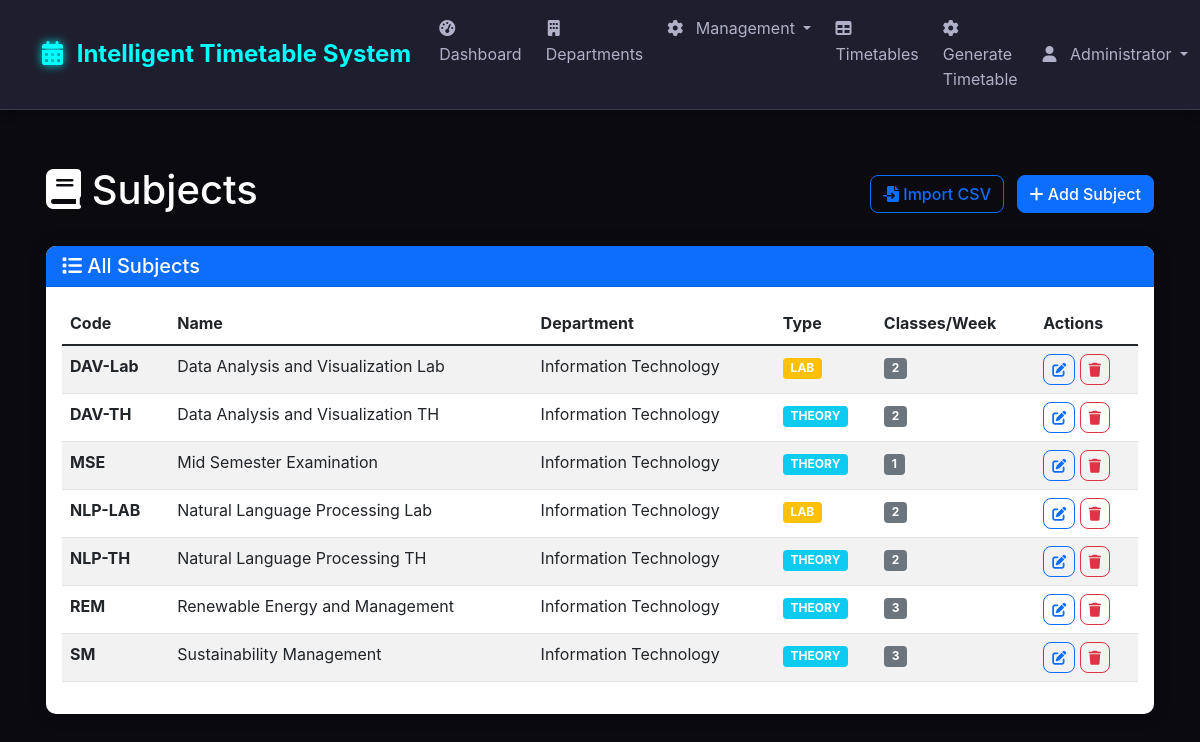
/subjects (signed in), run on the app's committed database.
### tables this page shows
CREATE TABLE subjects (
            id INTEGER PRIMARY KEY AUTOINCREMENT,
            name TEXT NOT NULL,
            code TEXT UNIQUE NOT NULL,
            department_id INTEGER,
            subject_type TEXT DEFAULT 'THEORY',
            classes_per_week INTEGER DEFAULT 3,
            created_at DATETIME DEFAULT CURRENT_TIMESTAMP,
            FOREIGN KEY (department_id) REFERENCES departments (id)
        );

CREATE TABLE departments (
            id INTEGER PRIMARY KEY AUTOINCREMENT,
            name TEXT NOT NULL,
            code TEXT UNIQUE NOT NULL,
            created_at DATETIME DEFAULT CURRENT_TIMESTAMP
        );

### app.py (the view)
@app.route('/subjects')
@login_required
def subjects():
    conn = sqlite3.connect('timetable.db')
    conn.row_factory = sqlite3.Row
    cursor = conn.cursor()
    cursor.execute('''
        SELECT s.*, d.name as department_name
        FROM subjects s
        LEFT JOIN departments d ON s.department_id = d.id
        ORDER BY s.name
    ''')
    subjects = cursor.fetchall()
    cursor.execute('SELECT * FROM departments ORDER BY name')
    departments = cursor.fetchall()
    conn.close()
    return render_template('subjects.html', subjects=subjects, departments=departments)

### app.py (called while the page is built)
def login_required(f):
    @wraps(f)
    def decorated_function(*args, **kwargs):
        if 'user_id' not in session:
            flash('Please log in to access this page.', 'error')
            return redirect(url_for('login'))
        return f(*args, **kwargs)
    return decorated_function

@app.context_processor
def utility_processor():
    return dict(get_faculty_subjects=get_faculty_subjects)

### templates/subjects.html (shortened to what this page needs)
{% extends "base.html" %}
{% block content %}
<div class="d-flex justify-content-between align-items-center mb-4">
    <h1><i class="fas fa-book"></i> Subjects</h1>
    {% if session.role == 'admin' %}
    <div>
        <a href="{{ url_for('upload_csv') }}" class="btn btn-outline-primary me-2">
            <i class="fas fa-file-import"></i> Import CSV
        </a>
        <button class="btn btn-primary" data-bs-toggle="modal" data-bs-target="#addSubjectModal">
            <i class="fas fa-plus"></i> Add Subject
        </button>
    </div>
    {% endif %}
</div>
<div class="card">
    <div class="card-header bg-primary text-white">
        <h5 class="mb-0"><i class="fas fa-list"></i> All Subjects</h5>
    </div>
    <div class="card-body">
        {% if subjects %}
        <div class="table-responsive">
            <table class="table table-striped table-hover">
                <thead>
                    <tr>
                        <th>Code</th>
                        <th>Name</th>
                        <th>Department</th>
                        <th>Type</th>
                        <th>Classes/Week</th>
                        {% if session.role == 'admin' %}
                        <th>Actions</th>
                        {% endif %}
                    </tr>
                </thead>
                <tbody>
                    {% for subject in subjects %}
                    <tr>
                        <td class="fw-bold">{{ subject.code }}</td>
                        <td>{{ subject.name }}</td>
                        <td>{{ subject.department_name or 'N/A' }}</td>
                        <td>
                            <span class="badge bg-{{ 'info' if subject.subject_type == 'THEORY' else 'warning' }}">
                                {{ subject.subject_type }}
                            </span>
                        </td>
                        <td>
                            <span class="badge bg-secondary">{{ subject.classes_per_week }}</span>
                        </td>
                        {% if session.role == 'admin' %}
                        <td>
                            <button class="btn btn-sm btn-outline-primary" data-bs-toggle="modal"
                                    data-bs-target="#editSubjectModal"
                                    data-id="{{ subject.id }}"
                                    data-name="{{ subject.name }}"
                                    data-code="{{ subject.code }}"
                                    data-dept="{{ subject.department_id }}"
                                    data-type="{{ subject.subject_type }}"
                                    data-classes="{{ subject.classes_per_week }}">
                                <i class="fas fa-edit"></i>
                            </button>
                            <button class="btn btn-sm btn-outline-danger" data-bs-toggle="modal"
                                    data-bs-target="#deleteSubjectModal"
                                    data-id="{{ subject.id }}"
                                    data-name="{{ subject.name }}">
                                <i class="fas fa-trash"></i>
                            </button>
                        </td>
                        {% endif %}
                    </tr>
                    {% endfor %}
                </tbody>
            </table>
        </div>
        {% else %}
        <div class="alert alert-info">
            <i class="fas fa-info-circle"></i> No subjects found. Add some subjects to get started.
        </div>
        {% endif %}
    </div>
</div>
{% endblock %}

### templates/base.html (shortened to what this page needs)
<!DOCTYPE html>
<html lang="en">
<head>
    <link href="https://cdn.jsdelivr.net/npm/bootstrap@5.1.3/dist/css/bootstrap.min.css" rel="stylesheet">
    <link href="https://cdnjs.cloudflare.com/ajax/libs/font-awesome/6.0.0/css/all.min.css" rel="stylesheet">
    <link href="{{ url_for('static', filename='css/style.css') }}" rel="stylesheet">
</head>
<body>
    <nav class="navbar navbar-expand-lg navbar-dark">
        <div class="container">
            <a class="navbar-brand" href="{{ url_for('dashboard') }}">
                <i class="fas fa-calendar-alt me-2"></i>
                Intelligent Timetable System
            </a>
            {% if session.user_id %}
            <div class="collapse navbar-collapse" id="navbarNav">
                <ul class="navbar-nav me-auto">
                    <li class="nav-item">
                        <a class="nav-link" href="{{ url_for('dashboard') }}">
                            <i class="fas fa-tachometer-alt"></i> Dashboard
                        </a>
                    </li>
                    <li class="nav-item">
                        <a class="nav-link" href="{{ url_for('departments') }}">
                            <i class="fas fa-building"></i> Departments
                        </a>
                    </li>
                    <li class="nav-item dropdown">
                        <a class="nav-link dropdown-toggle" href="#" role="button" data-bs-toggle="dropdown">
                            <i class="fas fa-cog"></i> Management
                        </a>
                    </li>
                    <li class="nav-item">
                        <a class="nav-link" href="{{ url_for('timetables') }}">
                            <i class="fas fa-table"></i> Timetables
                        </a>
                    </li>
                    <li class="nav-item">
                        <a class="nav-link" href="{{ url_for('generate_timetable') }}">
                            <i class="fas fa-cog"></i> Generate Timetable
                        </a>
                    </li>
                </ul>
                <ul class="navbar-nav">
                    <li class="nav-item dropdown">
                        <a class="nav-link dropdown-toggle" href="#" role="button" data-bs-toggle="dropdown">
                            <i class="fas fa-user"></i> {{ session.full_name or session.username }}
                        </a>
                    </li>
                </ul>
            </div>
            {% endif %}
        </div>
    </nav>
    <main class="container mt-4">
        {% block content %}{% endblock %}
    </main>
</body>
</html>

### static/css/style.css (style rules this page uses)
:root { --primary-color: #007bff; --secondary-color: #6c757d; --success-color: #28a745; --danger-color: #dc3545; --warning-color: #ffc107; --info-color: #17a2b8; }
body { background-color: #f8f9fa; font-family: 'Segoe UI', Tahoma, Geneva, Verdana, sans-serif; }
.navbar-brand { font-weight: bold; font-size: 1.3rem; }
.card { border: none; border-radius: 10px; box-shadow: 0 0 20px rgba(0, 0, 0, 0.1); transition: transform 0.2s; }
.card-header { border-radius: 10px 10px 0 0 !important; font-weight: 600; }
.btn { border-radius: 8px; font-weight: 500; transition: all 0.3s; }
.table-responsive { border-radius: 10px; overflow: hidden; }

### templates/base.html (style rules this page uses)
:root { --bg-primary: #0a0a0f; --bg-secondary: #1a1a24; --bg-tertiary: #2a2a3a; --bg-card: #1e1e2e; --bg-hover: #2e2e3e; --text-primary: #ffffff; --text-secondary: #b0b0c8; --text-muted: #6b6b8a; --accent-blue: #00d4ff; --accent-cyan: #00ffff; --accent-purple: #8b5cf6; --accent-pink: #f472b6; --accent-green: #10b981; --accent-orange: #f97316; --accent-red: #ef4444; --border-color: #3a3a4a; --border-hover: #4a4a5a; --shadow-sm: 0 2px 10px rgba(0, 0, 0, 0.3); --shadow-md: 0 4px 20px rgba(0, 0, 0, 0.4); --shadow-lg: 0 8px 40px rgba(0, 0, 0, 0.5); --shadow-glow: 0 0 30px rgba(0, 212, 255, 0.3); --gradient-primary: linear-gradient(135deg, #667eea 0%, #764ba2 100%); --gradient-success: linear-gradient(135deg, #11998e 0%, #38ef7d 100%); --gradient-warning: linear-gradient(135deg, #f093fb 0%, #f5576c 100%); --gradient-info: linear-gradient(135deg, #4facfe 0%, #00f2fe 100%); }
body { background: var(--bg-primary); color: var(--text-primary); font-family: 'Inter', 'Segoe UI', system-ui, sans-serif; line-height: 1.6; overflow-x: hidden; }
.navbar { background: var(--bg-card) !important; border-bottom: 1px solid var(--border-color); box-shadow: var(--shadow-sm); }
.navbar-brand { color: var(--accent-cyan) !important; font-weight: 700; font-size: 1.5rem; }
.navbar-brand i { filter: drop-shadow(0 0 5px var(--accent-cyan)); }
.nav-link { color: var(--text-secondary) !important; transition: all 0.3s ease; border-radius: 6px; margin: 0 0.25rem; }
.nav-link i { margin-right: 0.5rem; width: 16px; text-align: center; }
main.container { padding: 2rem 1rem; min-height: calc(100vh - 80px); }

### data on the page
subjects: code "DAV-Lab", name "Data Analysis and Visualization Lab", name "Information Technology", subject_type "LAB", classes_per_week "2"
subjects: code "DAV-TH", name "Data Analysis and Visualization TH", name "Information Technology", subject_type "THEORY", classes_per_week "2"
subjects: code "MSE", name "Mid Semester Examination", name "Information Technology", subject_type "THEORY", classes_per_week "1"
subjects: code "NLP-LAB", name "Natural Language Processing Lab", name "Information Technology", subject_type "LAB", classes_per_week "2"
subjects: code "NLP-TH", name "Natural Language Processing TH", name "Information Technology", subject_type "THEORY", classes_per_week "2"
subjects: code "REM", name "Renewable Energy and Management", name "Information Technology", subject_type "THEORY", classes_per_week "3"
subjects: code "SM", name "Sustainability Management", name "Information Technology", subject_type "THEORY", classes_per_week "3"

### other printed values
{{ session.full_name or session.username }} "Administrator"
